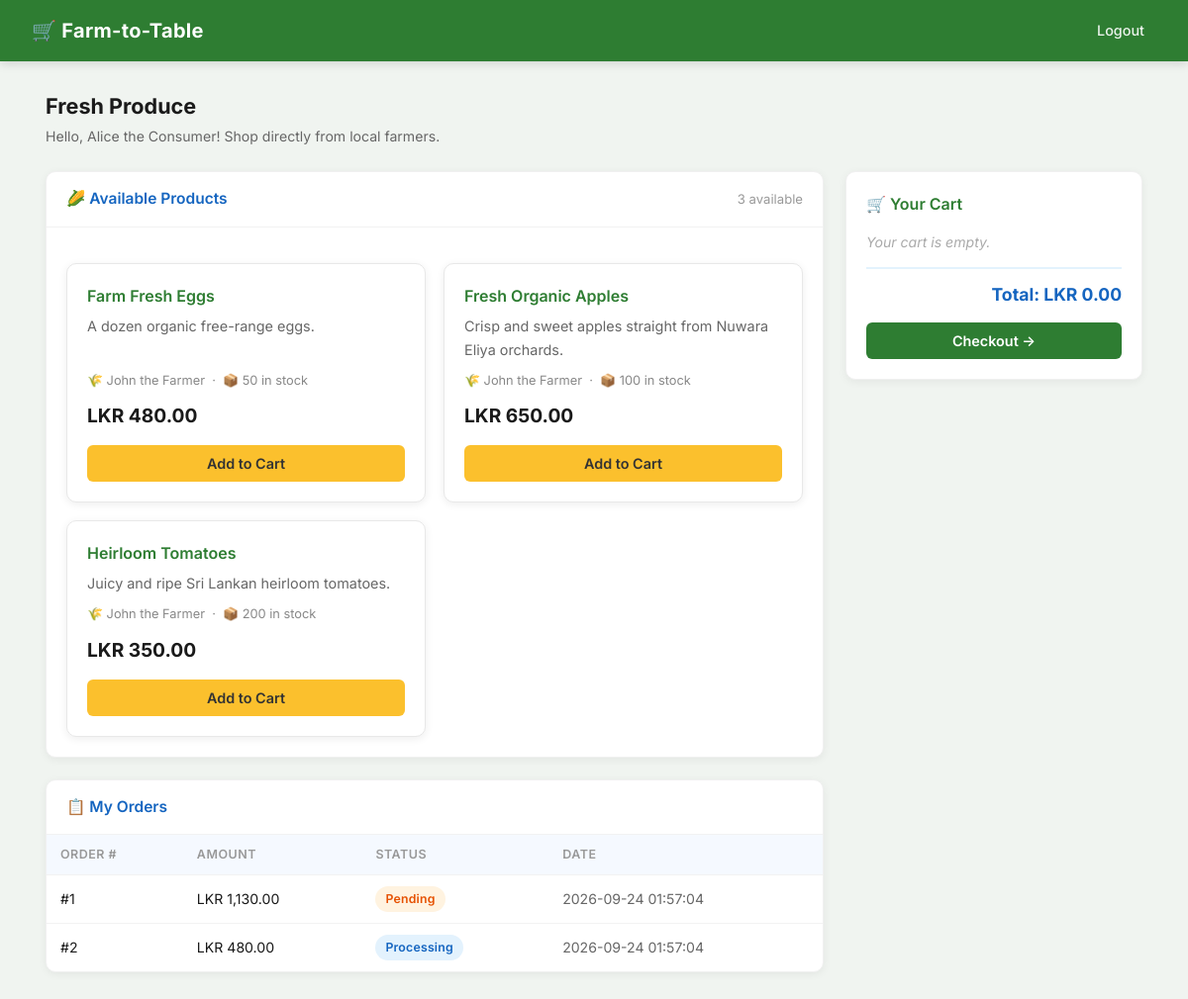
/consumer_dashboard.php (signed in), run on the app's committed database.
### tables this page shows
CREATE TABLE IF NOT EXISTS Users (
    UserID INT AUTO_INCREMENT PRIMARY KEY,
    Name VARCHAR(100) NOT NULL,
    Email VARCHAR(100) NOT NULL UNIQUE,
    PasswordHash VARCHAR(255) NOT NULL,
    Role ENUM('Farmer', 'Consumer', 'Driver', 'Admin') NOT NULL,
    Address TEXT,
    Coordinates VARCHAR(100)  
);

CREATE TABLE IF NOT EXISTS Products (
    ProductID INT AUTO_INCREMENT PRIMARY KEY,
    FarmerID INT NOT NULL,
    Name VARCHAR(100) NOT NULL,
    Description TEXT,
    Price DECIMAL(10, 2) NOT NULL,  
    Stock INT NOT NULL DEFAULT 0,
    ImageURL VARCHAR(255),
    FOREIGN KEY (FarmerID) REFERENCES Users(UserID) ON DELETE CASCADE
);

CREATE TABLE IF NOT EXISTS Orders (
    OrderID INT AUTO_INCREMENT PRIMARY KEY,
    ConsumerID INT NOT NULL,
    TotalAmount DECIMAL(10, 2) NOT NULL,  
    OrderDate DATETIME DEFAULT CURRENT_TIMESTAMP,
    Status ENUM('Pending', 'Processing', 'In Transit', 'Delivered', 'Cancelled') DEFAULT 'Pending',
    FOREIGN KEY (ConsumerID) REFERENCES Users(UserID) ON DELETE CASCADE
);

### consumer_dashboard.php (the view, shortened to what this page needs)
<?php
require_once 'includes/db.php';
$consumerId = $_SESSION['user_id'];
$stmt = $pdo->prepare("SELECT Name FROM Users WHERE UserID = ?");
$stmt->execute([$consumerId]);
$consumer = $stmt->fetch();
$stmt = $pdo->query("
    SELECT p.*, u.Name as FarmerName
    FROM Products p
    JOIN Users u ON p.FarmerID = u.UserID
    WHERE p.Stock > 0
    ORDER BY p.Name
");
$products = $stmt->fetchAll();
$stmt = $pdo->prepare("
    SELECT o.OrderID, o.TotalAmount, o.OrderDate, o.Status
    FROM Orders o
    WHERE o.ConsumerID = ?
    ORDER BY o.OrderDate DESC
    LIMIT 10
");
$stmt->execute([$consumerId]);
$orders = $stmt->fetchAll();
?>
<!DOCTYPE html>
<html lang="en">
<head>
    <link rel="stylesheet" href="assets/css/style.css">
    <link rel="stylesheet" href="assets/css/consumer.css">
</head>
<body>
<nav class="navbar">
    <h1>🛒 Farm-to-Table</h1>
    <div class="nav-links">
        <a href="logout.php">Logout</a>
    </div>
</nav>
<div class="page-body">
    <div class="page-header">
        <div>
            <h2>Fresh Produce</h2>
            <div class="welcome-sub">Hello, <?php echo htmlspecialchars($consumer['Name']); ?>! Shop directly from local farmers.</div>
        </div>
    </div>
    <div class="consumer-layout">
        <div>
            <div class="section">
                <div class="section-header">
                    <h3>🌽 Available Products</h3>
                    <span style="font-size:0.82rem; color:#999;"><?php echo count($products); ?> available</span>
                </div>
                <div class="section-body">
                    <?php if (empty($products)): ?>
                        <p class="text-muted text-center" style="padding: 24px 0;">No products available right now. Check back soon!</p>
                    <?php else: ?>
                        <div class="grid">
                            <?php foreach ($products as $p): ?>
                                <div class="card">
                                    <h3><?php echo htmlspecialchars($p['Name']); ?></h3>
                                    <p><?php echo htmlspecialchars($p['Description'] ?: 'Fresh from the farm.'); ?></p>
                                    <div style="font-size:0.8rem; color:#888; margin-bottom: 10px;">
                                        🌾 <?php echo htmlspecialchars($p['FarmerName']); ?> &nbsp;·&nbsp;
                                        📦 <?php echo $p['Stock']; ?> in stock
                                    </div>
                                    <div class="price">LKR <?php echo number_format($p['Price'], 2); ?></div>
                                    <button class="btn btn-secondary"
                                        onclick="addToCart(<?php echo $p['ProductID']; ?>, '<?php echo addslashes($p['Name']); ?>', <?php echo $p['Price']; ?>, <?php echo $p['Stock']; ?>)">
                                        Add to Cart
                                    </button>
                                </div>
                            <?php endforeach; ?>
                        </div>
                    <?php endif; ?>
                </div>
            </div>
            <?php if (!empty($orders)): ?>
            <div class="section mt-2">
                <div class="section-header">
                    <h3>📋 My Orders</h3>
                </div>
                <table>
                    <thead>
                        <tr><th>Order #</th><th>Amount</th><th>Status</th><th>Date</th></tr>
                    </thead>
                    <tbody>
                        <?php foreach ($orders as $o): ?>
                            <tr>
                                <td>#<?php echo $o['OrderID']; ?></td>
                                <td>LKR <?php echo number_format($o['TotalAmount'], 2); ?></td>
                                <td>
                                    <?php $cls = strtolower(str_replace(' ', '', $o['Status'])); ?>
                                    <span class="badge badge-<?php echo $cls; ?>"><?php echo $o['Status']; ?></span>
                                </td>
                                <td class="text-muted"><?php echo htmlspecialchars($o['OrderDate']); ?></td>
                            </tr>
                        <?php endforeach; ?>
                    </tbody>
                </table>
            </div>
            <?php endif; ?>
        </div>
        <div>
            <div class="cart-sidebar">
                <h3>🛒 Your Cart</h3>
                <div id="cart-items">
                    <p style="color:#aaa; font-style:italic; font-size:0.88rem;">Your cart is empty.</p>
                </div>
                <div class="cart-total">Total: LKR <span id="cart-total">0.00</span></div>
                <button id="checkout-btn" class="btn btn-full" onclick="checkout()">Checkout →</button>
            </div>
        </div>
    </div>
</div>
</body>
</html>

### assets/css/style.css (style rules this page uses)
:root { --primary: #2e7d32; --primary-dark: #1b5e20; --primary-light: #e8f5e9; --accent: #fbc02d; --danger: #c62828; --danger-light: #fce4ec; --info: #1565C0; --info-light: #e3f2fd; --purple: #4527a0; --purple-light: #ede7f6; --bg: #f0f4f0; --surface: #ffffff; --border: #e8e8e8; --text: #1a1a1a; --text-muted: #666; --shadow-sm: 0 2px 8px rgba(0, 0, 0, .07); --shadow-md: 0 4px 16px rgba(0, 0, 0, .1); --radius: 10px; --radius-sm: 6px; --font: 'Inter', -apple-system, sans-serif; --header-h: 62px; }
*, *::before, *::after { box-sizing: border-box; margin: 0; padding: 0; }
html { scroll-behavior: smooth; }
body { font-family: var(--font); background: var(--bg); color: var(--text); line-height: 1.6; min-height: 100vh; }
.navbar { background: var(--primary); color: #fff; height: var(--header-h); padding: 0 2rem; display: flex; justify-content: space-between; align-items: center; position: sticky; top: 0; z-index: 1000; box-shadow: 0 2px 10px rgba(0, 0, 0, .15); }
.navbar h1 { font-size: 1.25rem; font-weight: 700; letter-spacing: 0.3px; display: flex; align-items: center; gap: 8px; }
.navbar .nav-links a { color: rgba(255, 255, 255, .9); text-decoration: none; margin-left: 1.5rem; font-size: 0.9rem; font-weight: 500; padding: 6px 12px; border-radius: var(--radius-sm); transition: background 0.2s; }
.page-body { max-width: 1140px; margin: 0 auto; padding: 28px 16px; }
.section { background: var(--surface); border-radius: var(--radius); box-shadow: var(--shadow-sm); margin-bottom: 24px; overflow: hidden; }
.section-header { display: flex; justify-content: space-between; align-items: center; padding: 16px 20px; border-bottom: 1px solid var(--border); }
.section-header h2, .section-header h3 { font-size: 1rem; font-weight: 600; color: var(--primary); margin: 0; display: flex; align-items: center; gap: 8px; }
.section-body { padding: 20px; }
.grid { display: grid; grid-template-columns: repeat(auto-fill, minmax(260px, 1fr)); gap: 18px; margin-top: 16px; }
.card { background: var(--surface); border-radius: var(--radius); padding: 20px; box-shadow: var(--shadow-sm); transition: transform 0.2s, box-shadow 0.2s; display: flex; flex-direction: column; border: 1px solid var(--border); }
.card h3 { font-size: 1rem; font-weight: 600; color: var(--primary); margin-bottom: 6px; }
.card p { font-size: 0.9rem; color: var(--text-muted); margin-bottom: 10px; flex-grow: 1; }
.card .price { font-size: 1.2rem; font-weight: 700; color: var(--text); margin-bottom: 14px; }
.btn { display: inline-flex; align-items: center; justify-content: center; gap: 6px; background: var(--primary); color: #fff; padding: 10px 20px; border: none; border-radius: var(--radius-sm); cursor: pointer; font-family: var(--font); font-size: 0.9rem; font-weight: 600; text-decoration: none; transition: background 0.2s, transform 0.15s, box-shadow 0.15s; }
.btn-full { width: 100%; }
.btn-secondary { background: var(--accent); color: #333; }
.badge { display: inline-block; padding: 3px 10px; border-radius: 20px; font-size: 0.77rem; font-weight: 600; letter-spacing: 0.2px; }
.badge-pending { background: #fff3e0; color: #e65100; }
.badge-processing { background: var(--info-light); color: var(--info); }
.consumer-layout { display: grid; grid-template-columns: 2fr 1fr; gap: 22px; align-items: start; }
.cart-sidebar { background: var(--surface); border-radius: var(--radius); padding: 20px; position: sticky; top: calc(var(--header-h) + 16px); box-shadow: var(--shadow-sm); border: 1px solid var(--border); }
.cart-sidebar h3 { font-size: 1rem; font-weight: 600; color: var(--primary); margin-bottom: 14px; }
.cart-total { font-size: 1.1rem; font-weight: 700; text-align: right; margin: 14px 0; padding-top: 12px; border-top: 2px solid var(--border); color: var(--primary); }
.page-header { display: flex; justify-content: space-between; align-items: center; margin-bottom: 24px; flex-wrap: wrap; gap: 12px; }
.page-header h2 { font-size: 1.35rem; font-weight: 700; color: var(--text); }
.page-header .welcome-sub { font-size: 0.88rem; color: var(--text-muted); font-weight: 400; margin-top: 2px; }
table { width: 100%; border-collapse: collapse; }
th { background: #f7f7f7; padding: 10px 14px; text-align: left; font-size: 0.8rem; color: var(--text-muted); font-weight: 600; text-transform: uppercase; letter-spacing: 0.5px; }
td { padding: 11px 14px; font-size: 0.9rem; border-top: 1px solid var(--border); vertical-align: middle; }
.text-muted { color: var(--text-muted); }
.mt-2 { margin-top: 16px; }

### data on the page
users: Name "Alice the Consumer"
products: Name "Farm Fresh Eggs", Description "A dozen organic free-range eggs.", FarmerID.Name "John the Farmer", Stock "50", Price "480.00"
products: Name "Fresh Organic Apples", Description "Crisp and sweet apples straight from Nuwara Eliya orchards.", FarmerID.Name "John the Farmer", Stock "100", Price "650.00"
products: Name "Heirloom Tomatoes", Description "Juicy and ripe Sri Lankan heirloom tomatoes.", FarmerID.Name "John the Farmer", Stock "200", Price "350.00"
orders: OrderID "1", TotalAmount "1,130.00", Status "Pending", OrderDate "2026-09-24 01:57:04"
orders: OrderID "2", TotalAmount "480.00", Status "Processing", OrderDate "2026-09-24 01:57:04"

### other printed values
count($products) "3"
